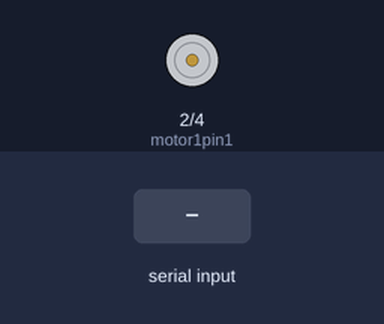
A sketch run on a simulated Arduino Uno, built with avr-gcc and run on an emulated ATmega328P. On the bench: motor-driver pin pairs drawn as motors (green arrow = first pin HIGH = forward, orange = second pin HIGH = backward, longer = more drive, scaled by the enable pin). Inputs (shaded band) come from the test bench.

Above: at 1.2 s.
1.3 s: "forw\n" received over the second serial link
At 3.5 s:
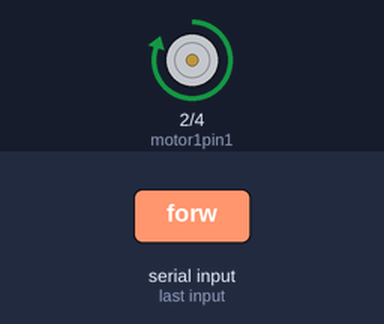
3.9 s: "stop\n" received over the second serial link
At 5.7 s:
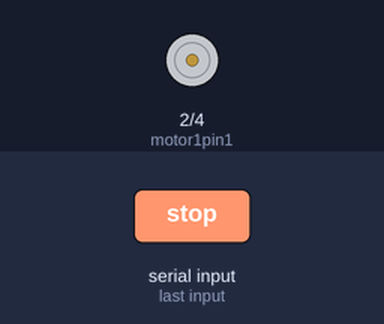
6.5 s: "back\n" received over the second serial link
At 8.7 s:
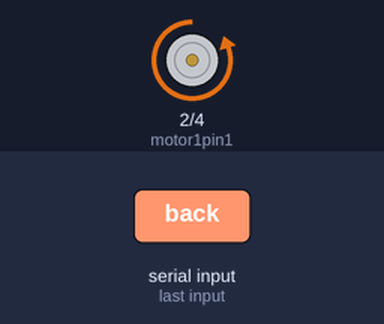
9.1 s: "m\n" received over the second serial link
At 10.1 s:
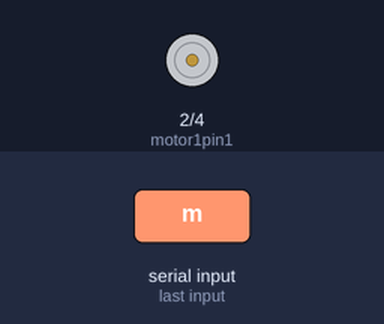
10.6 s: "forw90\n" received over the second serial link
At 12.9 s:
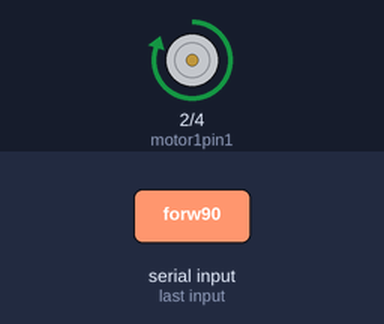
13.2 s: "stop90\n" received over the second serial link
At 15.1 s:
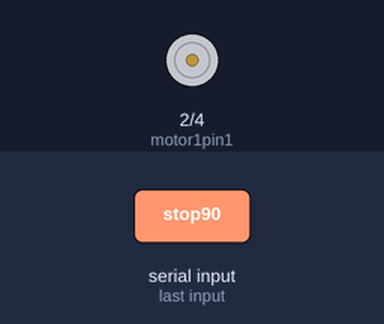
Timing chart, 0 to 16.6 s (numbered marks = the images above; inputs shaded):
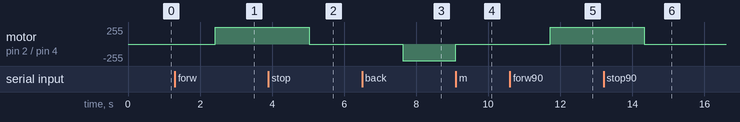

The sketch:

driveRemote.ino
```cpp
#define rxPin 11   //HC-05 read
#define txPin 12   //HC-05 send

//HC-05 Bluethooth
#include <SoftwareSerial.h>
SoftwareSerial HC05(txPin, rxPin);

//l289N
int motor1pin1 = 2;
int motor1pin2 = 4;
int speedPin =3;

//setting
int initSpeed=30;
int delayTime=5;
int maxSpeed=255;
int speed=0;
String text="";
char chracter;

int startUp(bool direction){
  if (direction==true){
    digitalWrite(motor1pin1, HIGH);
    digitalWrite(motor1pin2, LOW);
  } else {
    digitalWrite(motor1pin1, LOW);
    digitalWrite(motor1pin2, HIGH);
  }
  analogWrite(speedPin,initSpeed);
  for (int i=initSpeed;i<maxSpeed;i++){
    analogWrite(speedPin,i);
    delay(delayTime);
  }
  return maxSpeed;
}

void stopIt(int currentSpeed){
    for (int i=currentSpeed;i>initSpeed;i--){
      analogWrite(speedPin,i);
      delay(delayTime);
    }
    digitalWrite(motor1pin1, LOW);
    digitalWrite(motor1pin2, LOW);
}

void setup() {
  //bluethoth
  HC05.begin(38400);

  //L298N
  pinMode(motor1pin1, OUTPUT);
  pinMode(motor1pin2, OUTPUT);
}

void loop() {
  while(HC05.available() > 0){
    chracter=HC05.read();
    text.concat(chracter);
    if (chracter=='\n'){
      //change maxSpeed
      if (text.startsWith("sMax")){
        maxSpeed=(text.substring(4,text.length()-1)).toInt(); //need to convert the String to just a string of the value before coverting
      }
      //change delay
      if (text.startsWith("sDel")){
        delayTime=(text.substring(4,text.length()-1)).toInt(); //need to convert the String to just a string of the value before coverting
      }
      //forward
      if (text.startsWith("forw")){
        speed=startUp(true);
      }
      //stop
      if (text.startsWith("stop")){
        stopIt(speed);
      }
      //backward
      if (text.startsWith("back")){
        speed=startUp(false);
      }
      //manual drive
      if (text.startsWith("m")){
        if (text.indexOf("-")>0){
          speed=(text.substring(2,text.length()-1)).toInt(); //need to convert the String to just a string of the value before coverting
          digitalWrite(motor1pin1, LOW);
          digitalWrite(motor1pin2, HIGH);
          analogWrite(speedPin,speed);
        } else {
          speed=(text.substring(1,text.length()-1)).toInt(); //need to convert the String to just a string of the value before coverting
          digitalWrite(motor1pin1, HIGH);
          digitalWrite(motor1pin2, LOW);
          analogWrite(speedPin,speed);
        }
      }
    text="";
    }
  }
}
```

Measured:
- after the input at 1.3 s, motor on pin 2 (motor1pin1) / pin 4 (motor1pin2): stopped → forward 254/255 after 1.1 s
- after the input at 3.9 s, motor on pin 2 (motor1pin1) / pin 4 (motor1pin2): forward 254/255 → stopped after 1.1 s
- after the input at 6.5 s, motor on pin 2 (motor1pin1) / pin 4 (motor1pin2): stopped → backward 254/255 after 1.1 s
- after the input at 9.1 s, motor on pin 2 (motor1pin1) / pin 4 (motor1pin2): backward 254/255 → stopped at once
- after the input at 10.6 s, motor on pin 2 (motor1pin1) / pin 4 (motor1pin2): stopped → forward 254/255 after 1.1 s
- after the input at 13.2 s, motor on pin 2 (motor1pin1) / pin 4 (motor1pin2): forward 254/255 → stopped after 1.1 s
